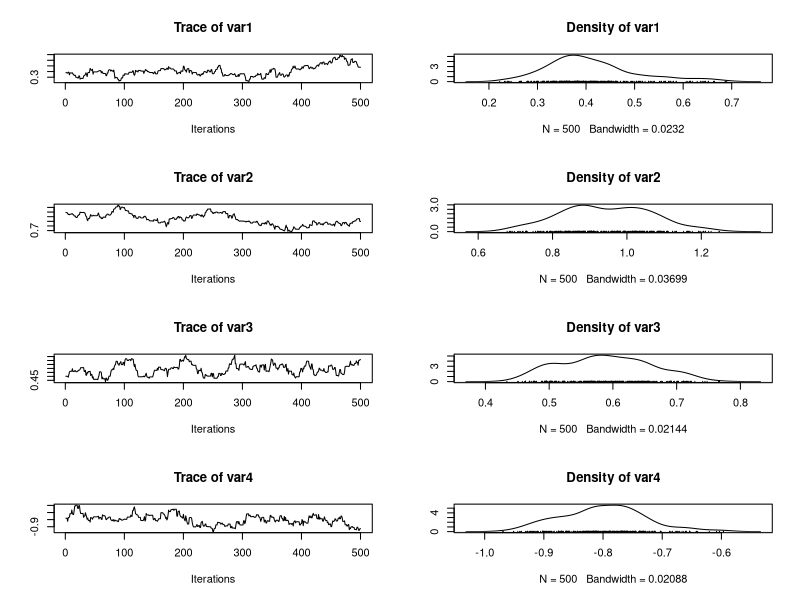
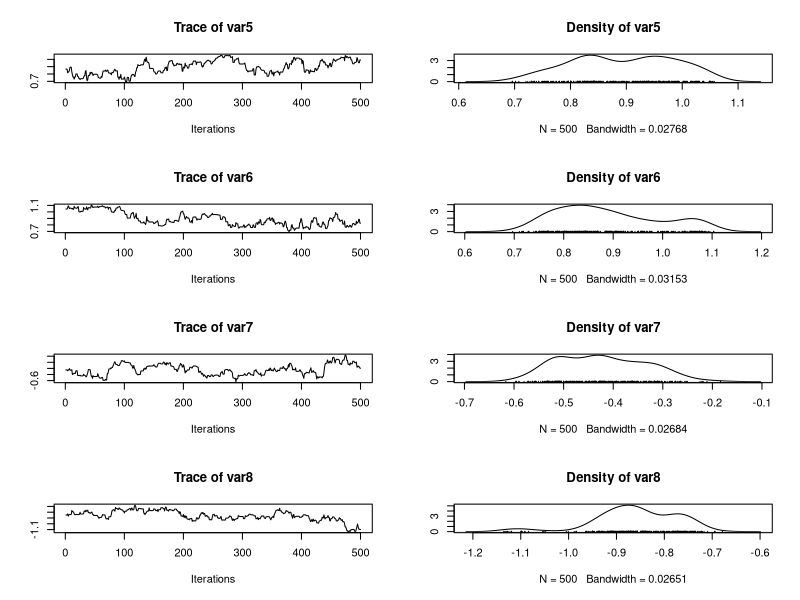
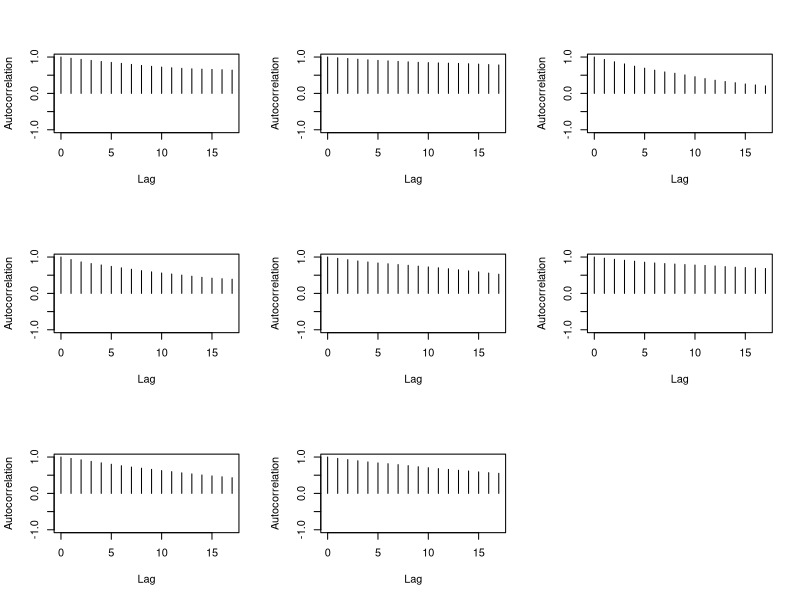

Reproduce these figures in R, in order. (Note: a time limit stopped this script after it produced the figures.)
require(mnormt)
require(coda)

## DGP of the MNL model
n <- 1000
x <- cbind(1, rnorm(n), rnorm(n), rnorm(n))
true.beta <- cbind(c(0.5, 1, 0.5, -1), c(1, 1, -0.5, -1))
true.prob <- cbind(exp(x %*% true.beta), 1) / rowSums(cbind(exp(x %*% true.beta), 1))
y <- rep(NA, n)
for (i in 1:n) {
  y[i] <- c(1:3) %*% rmultinom(1, 1, true.prob[i, ])
}
table(y)

## function to compute (-1 * log posterior)
MNL.negative.log.posterior <- function(beta, y.dummy, x, prior.mean, prior.vcov) {
  beta.matrix <- matrix(beta, ncol(x), ncol(y.dummy) - 1)
  exp.betax <- cbind(exp(x %*% beta.matrix), 1)
  probability <- exp.betax / rowSums(exp.betax)
  -1 * (sum(log(rowSums(y.dummy * probability))) + dmnorm(beta, prior.mean, prior.vcov, log = TRUE))
}

## function of numerical differentiation of (-1 * log posterior)
derivative <- function(beta, y.dummy, x, prior.mean, prior.vcov, delta = 0.0001) {
  result <- rep(NA, length(beta))
  for (i in 1:length(beta)) {
    new.beta <- beta
    new.beta[i] <- beta[i] - delta
    backward <- MNL.negative.log.posterior(new.beta, y.dummy, x, prior.mean, prior.vcov)
    new.beta[i] <- beta[i] + delta
    forward <- MNL.negative.log.posterior(new.beta, y.dummy, x, prior.mean, prior.vcov)
    result[i] <- (forward - backward) / (2 * delta)
  }
  result
}

## random-walk metropolis algorithm
MNL.Metropolis <- function(y, x, initial.beta, 
                           prior.mean = rep(0, length(initial.beta)), 
                           prior.vcov = 100 * diag(length(initial.beta)), 
                           tune = 0.001, iter = 1000) {
  y.dummy <- diag(max(y))[y, ]
  l <- length(initial.beta)
  beta <- initial.beta
  jumping.vcv <- tune * diag(l)
  sampled.beta <- matrix(NA, iter, l)
  for (i in 1:iter) {
    old.log.posterior <- MNL.negative.log.posterior(beta, y.dummy, x, prior.mean, prior.vcov)
    new.beta <- beta + rmnorm(1, rep(0, l), jumping.vcv)
    new.log.posterior <- MNL.negative.log.posterior(new.beta, y.dummy, x, prior.mean, prior.vcov)
    alpha <- min(1, exp(old.log.posterior - new.log.posterior))
    if (runif(1) < alpha) {
      beta <- new.beta
    }
    sampled.beta[i, ] <- beta
  }
  sampled.beta
}

## HMC algorithm
MNL.HMC <- function(y, x, initial.beta, 
                    prior.mean = rep(0, length(initial.beta)), 
                    prior.vcov = 100 * diag(length(initial.beta)), 
                    epsilon = 0.1, L = 10, iter = 1000) {
  y.dummy <- diag(max(y))[y, ]
  l <- length(initial.beta)
  beta <- initial.beta
  sampled.beta <- matrix(NA, iter, l)
  for (i in 1:iter) {
    p <- rmnorm(1, rep(0, l), diag(l))
    current.theta <- beta
    current.p <- p - (epsilon / 2) * derivative(beta = current.theta, y.dummy, x, prior.mean, prior.vcov)
    for (j in 1:(L - 1)) {
      current.theta <- current.theta + epsilon * current.p
      current.p <- current.p - epsilon * derivative(current.theta, y.dummy, x, prior.mean, prior.vcov)
    }
    current.theta <- current.theta + epsilon * current.p
    current.p <- current.p - (epsilon / 2) * derivative(current.theta, y.dummy, x, prior.mean, prior.vcov)
    H.old <- MNL.negative.log.posterior(beta, y.dummy, x, prior.mean, prior.vcov) + sum(p ^ 2) / 2
    H.new <- MNL.negative.log.posterior(current.theta, y.dummy, x, prior.mean, prior.vcov) + sum(current.p ^ 2) / 2
    alpha <- min(1, exp(H.old - H.new))
    if (runif(1) < alpha) {
      beta <- current.theta
    }
    sampled.beta[i, ] <- beta
  }
  sampled.beta
}

## estimation by the randon-walk metropolis algorithm
system.time(
  Metropolis.result <- MNL.Metropolis(y = y, x = x, initial.beta = rep(0, 8), 
                                      tune = 0.001, iter = 1000)
)
plot(mcmc(Metropolis.result[501:1000, ]))
autocorr.plot(mcmc(Metropolis.result[501:1000, ]))

## estimation by the HMC algorithm
system.time(
  HMC.result <- MNL.HMC(y = y, x = x, initial.beta = rep(0, 8), 
                        epsilon = 0.05, L = 20, iter = 1000)
)
plot(mcmc(HMC.result[501:1000, ]))
autocorr.plot(mcmc(HMC.result[501:1000, ]))

## estimation by the randon-walk metropolis algorithm (150 times longer iterations)
system.time(
  Metropolis.result2 <- MNL.Metropolis(y = y, x = x, initial.beta = rep(0, 8), 
                                       tune = 0.001, iter = 150000)
)
plot(mcmc(Metropolis.result2[seq(75001, 150000, 150), ]))
autocorr.plot(mcmc(Metropolis.result2[seq(75001, 150000, 150), ]))
